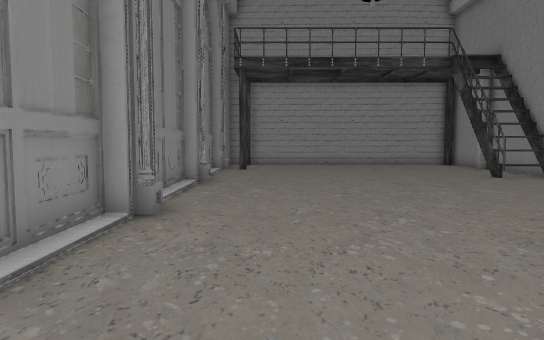
[1] (above)

12 first-person views from a walk through a scene from a Unity 3-D project. The camera is 1.2 m above the floor, tilts 4° down and sees 70° across. The floor is counted in squares, 1 m on a side. Each view is taken from the middle of a square. On the plan, view 1 faces up. The plan holds only what a view shows up to about 15 squares ahead; the rest is blank. The player character is not drawn. Some surface patterns are stand-ins.

[2]
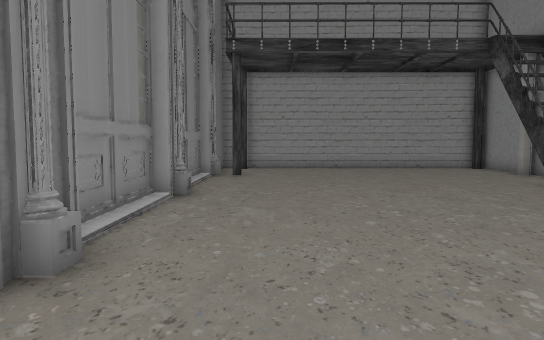

[3]
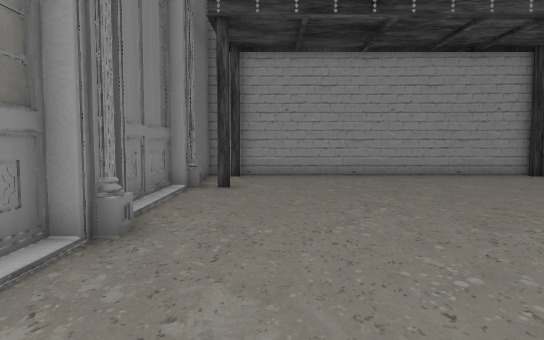

[4]
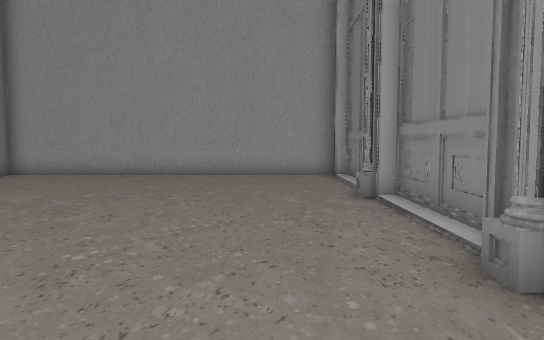

[5]
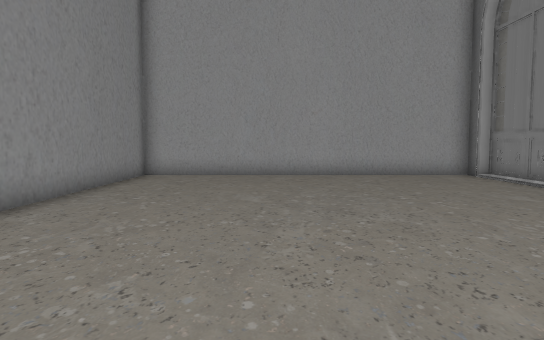

[6]
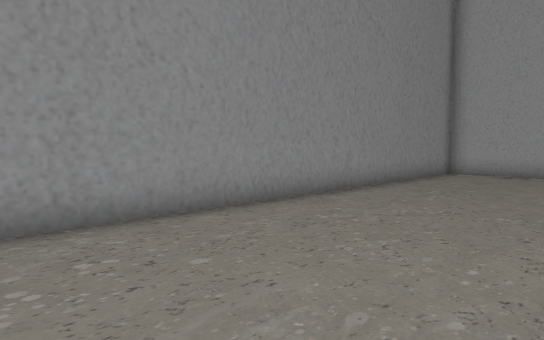

[7]
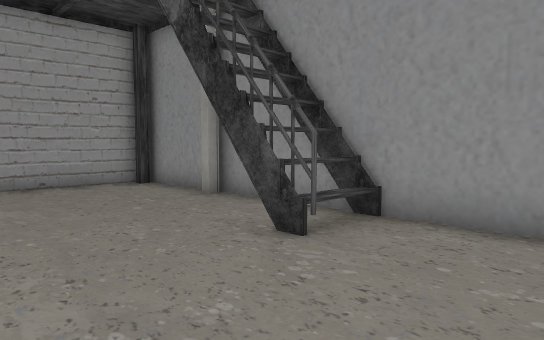

[8]
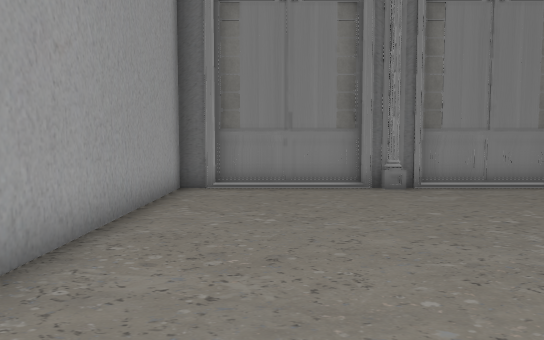

[9]
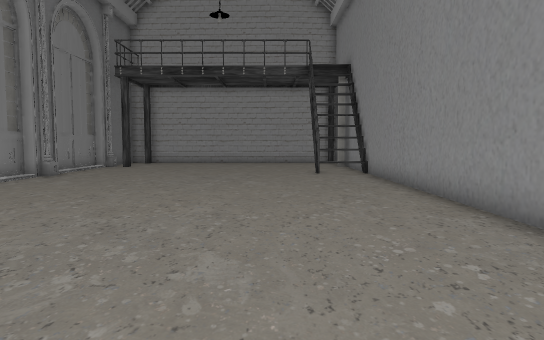

[10]
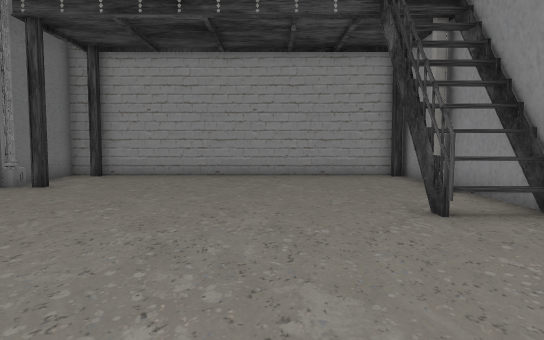

[11]
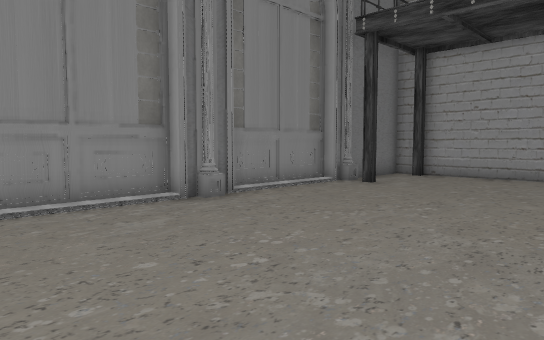

[12]
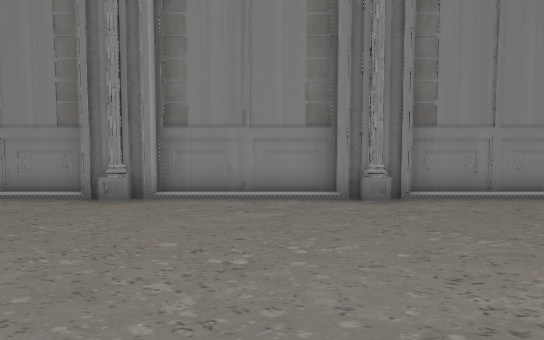

### Floor plan
Points are (right, up) in squares from view 1. A wall is a line through its corners. A room is listed if a view was taken in it or the views show most of it. See-through windows are left out.
Room 1 (views 1, 2, 3, 4, 5, 6, 7, 8, 9, 10, 11, 12)
walls: (7.8, 12.9) (7.7, 13.7); (7.7, 13) (7.9, 14.6); (7.7, 13) (7.9, 14) (7.7, 14.7); (7.9, 13) (7.6, 13.6) (7.9, 14.6); (-2.3, 6.5) (-2.3, 5.9) (-2.6, 5.9) (-2.6, 2) (-2.3, 2) (-2.3, 1.4); (8, 13.2) (7.9, 13.3) (7.6, 14.6); (7.8, 13.4) (7.8, 15); (8, 13.6) (7.6, 14); (7.9, 14.1) (7.8, 14.3) (7.7, 14.6); (8.5, 14) (7.8, 14); (-2.3, 13) (-2.3, 11.4) (-2.6, 11.4) (-2.6, 7.4); (-2.2, 0.4) (-2.6, 0.4) (-2.6, -3.5) (-2.3, -3.5) (-2.3, -4.5) (9.8, -4.5) (9.8, 21.2); (-2.3, 17.5) (-2.3, 16.9) (-2.6, 16.9) (-2.6, 13); (9.8, 20.8) (9.2, 20.8); (9.5, 21.2) (-1.3, 21.2); (-2.3, 21.2) (-2.3, 18)
objects: other object (-2, 1); other object (-2, 7); other object (-2, 12)

Where each view was taken, in squares from view 1:
view 1: 0 up, 0 right, facing up
view 2: 3 up, 0 right, facing up
view 3: 7 up, 0 right, facing up
view 4: 10 up, 0 right, facing down
view 5: 10 up, 5 right, facing down
view 6: 11 up, 4 right, facing down-right
view 7: 10 up, 4 right, facing up-right
view 8: 2 down, 8 right, facing left
view 9: 2 down, 6 right, facing up
view 10: 7 up, 5 right, facing up
view 11: 7 up, 5 right, facing up-left
view 12: 10 up, 6 right, facing left
